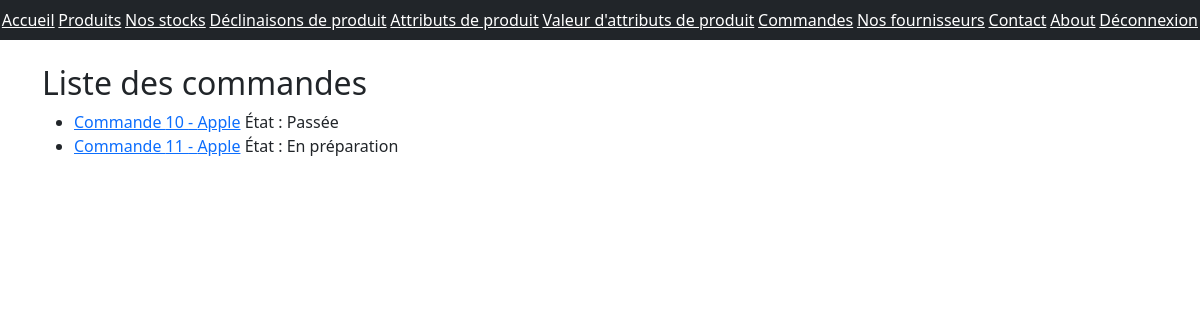
Page /monapp/orders/ (signed in) on the earlier database version.
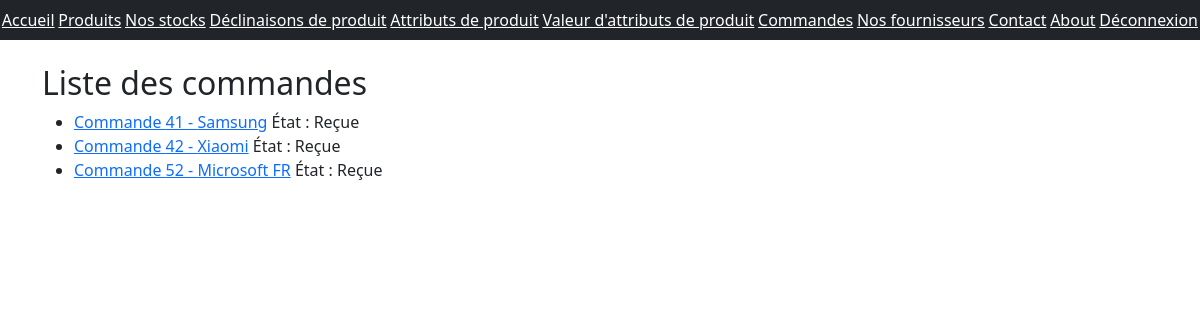
Same page on the later database version.
### monapp/models.py (models this page shows, shortened)
class Order(models.Model):
    STATUS_CHOICES = [
        ('preparation', 'En préparation'),
        ('placed', 'Passée'),
        ('received', 'Reçue'),
    ]
    supplier = models.ForeignKey(Supplier, on_delete=models.CASCADE)
    status = models.CharField(max_length=20, choices=STATUS_CHOICES, default='preparation')
    date_ordered = models.DateTimeField(default=timezone.now)
    items = models.ManyToManyField(OrderItem, related_name='orders')
    date_received = models.DateTimeField(null=True, blank=True,default=timezone.now)

class Supplier(models.Model):
    name = models.CharField(max_length=100)
    contact_info = models.TextField()
    description = models.TextField(blank=True)
    products = models.ManyToManyField('Product', related_name='supplied_by', blank=True)

### monapp/views.py (the view)
@method_decorator(user_passes_test(is_admin), name="dispatch")
class OrderListView(ListView):
    model = Order
    template_name = "monapp/order_list.html"
    context_object_name = "orders"
    def get_queryset(self):
        return Order.objects.all()

### monapp/views.py (called while the page is built)
def is_admin(user):
    return user.is_superuser

### monapp/templates/monapp/order_list.html (shortened to what this page needs)
{% extends 'monapp/base.html' %}
{% block contenu %}
  <h2>Liste des commandes</h2>
  <ul>
    {% for order in orders %}
      <li>
        <a href="{% url 'order-detail' order.id %}">Commande {{ order.id }} - {{ order.supplier.name }}</a>
        <span>État : {{ order.get_status_display }}</span>
      </li>
    {% endfor %}
  </ul>
{% endblock %}

Differences in the rows shown:
removed Order: id "10", supplier.name "Apple", status "Passée"
removed Order: id "11", supplier.name "Apple", status "En préparation"
added Order: id "41", supplier.name "Samsung", status "Reçue"
added Order: id "42", supplier.name "Xiaomi", status "Reçue"
added Order: id "52", supplier.name "Microsoft FR", status "Reçue"
